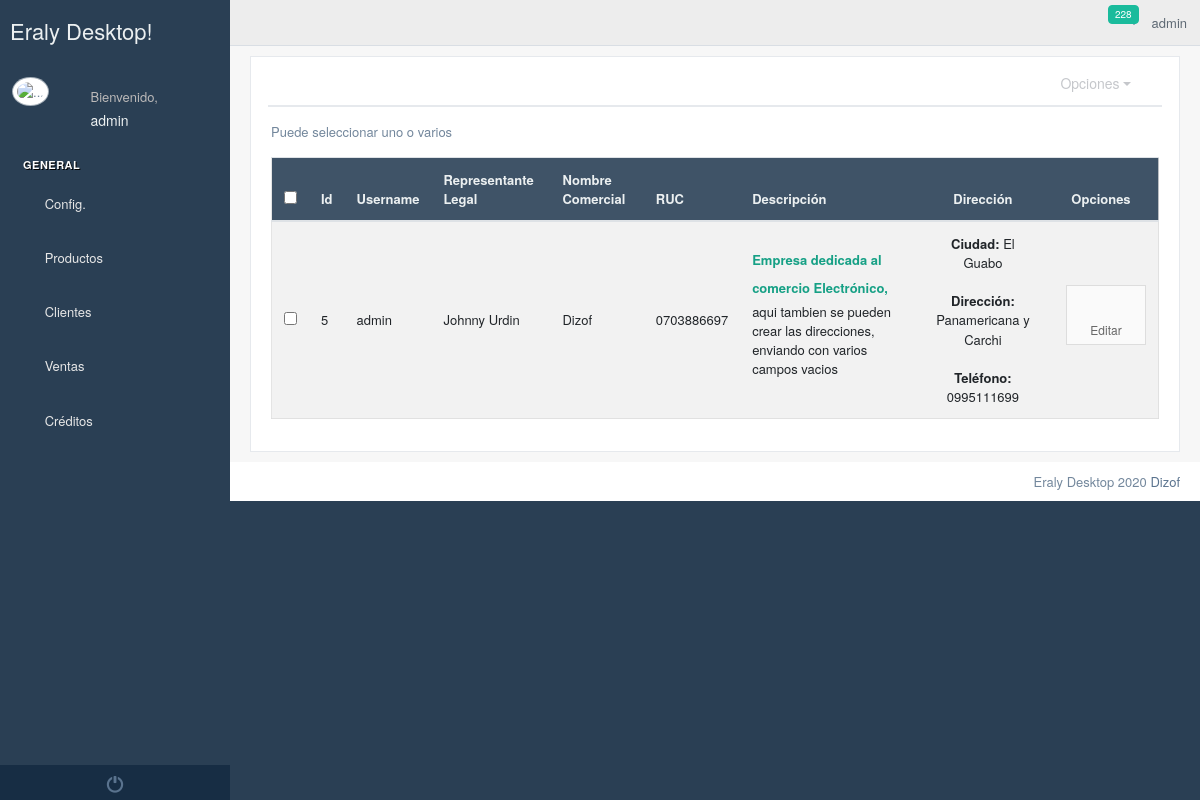
Before: /business/ (signed in) with the older database file.
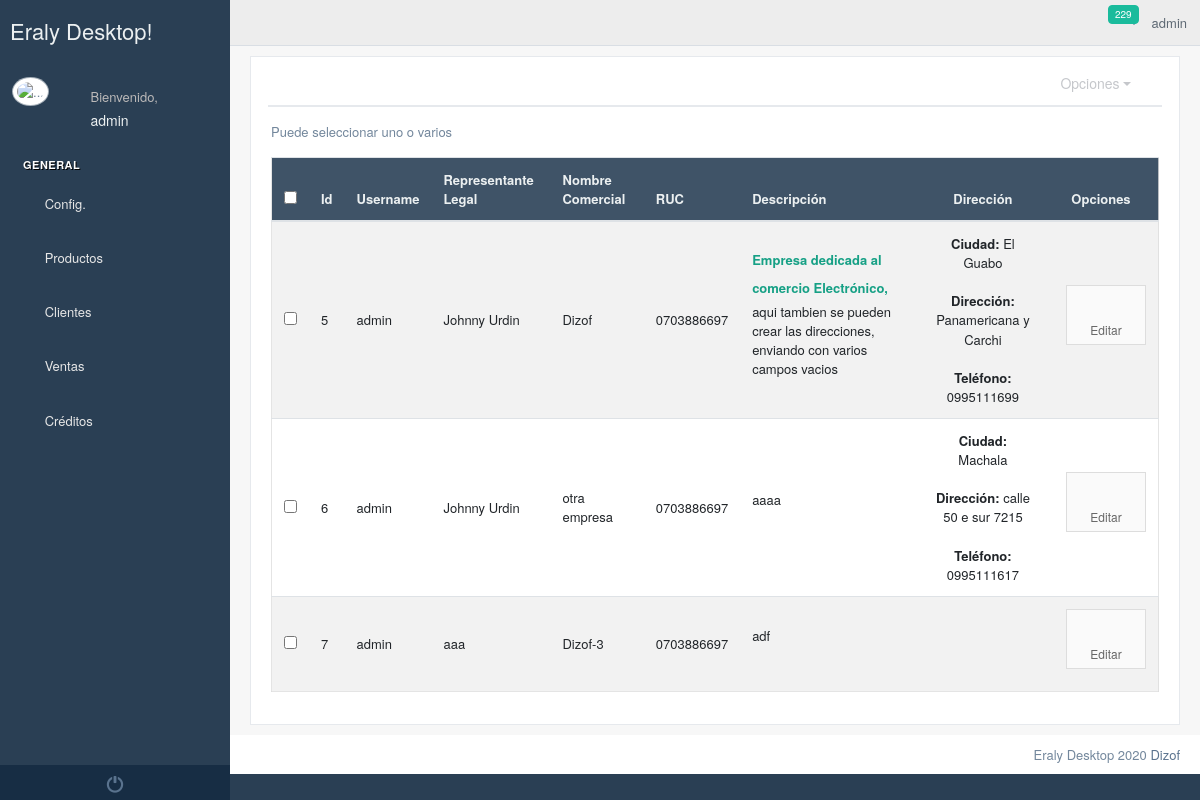
After: the same page with the newer database file.
### Empresa/models.py (models this page shows, shortened)
class UsuarioEmpresa(models.Model):
    establecimiento = models.ForeignKey(Establecimiento, on_delete=models.CASCADE, null=True, blank=True)
    user = models.ForeignKey(User, on_delete=models.CASCADE, null=True, blank=True)
    nombreCompleto=models.CharField(max_length=60)
    cedula=models.CharField(max_length=10,null=True,blank=True)

class Establecimiento(models.Model):
    logo=models.ImageField(upload_to="logos/establecimientos",null=True,blank=True)
    banner=models.ImageField(upload_to="banner/establecimientos",null=True,blank=True)
    pie_pagina=models.ImageField(upload_to="pie/establecimientos",null=True,blank=True)
    cabecera_tienda=models.ImageField(upload_to="logos/tienda",null=True,blank=True)
    color_encabezado_documentos=models.CharField(max_length=40, default="#ffffff")
    usuario=models.ForeignKey(User,on_delete=models.CASCADE)
    ruc=models.CharField(max_length=13)
    nombreComercial=models.CharField(max_length=60)
    representateLegal=models.CharField(max_length=60)
    slug = models.SlugField(max_length=255, unique=True, blank=True)
    descripcion = RichTextUploadingField(null=True, blank=True)
    ubicacion_gps = models.CharField(max_length=300,null=True,blank=True)
    correo_electronico=models.EmailField(max_length=600,null=True,blank=True)
    web=models.CharField(max_length=400,null=True,blank=True)
    facebook=models.CharField(max_length=400,null=True,blank=True)
    instagram=models.CharField(max_length=400, null=True, blank=True)
    youtube = models.CharField(max_length=400,null=True,blank=True)

class Direccion(models.Model):
    establecimiento=models.ForeignKey(Establecimiento,on_delete=models.CASCADE,null=True)
    ciudad=models.ForeignKey(Ciudad,on_delete=models.CASCADE,null=True,blank=True)
    direccion = models.CharField(max_length=60,null=True)
    telefono = models.CharField(max_length=10,blank=True)
    def __str__(self):
        return mark_safe("<strong>Ciudad:</strong> %s <br><br><strong>Dirección:</strong> %s <br><br> <strong>Teléfono:</strong> %s"%(self.ciudad.nombre,self.direccion,self.telefono))

### Home/models.py (models this page shows, shortened)
class Ciudad(models.Model):
    provincia=models.ForeignKey(Provincia,on_delete=models.CASCADE)
    nombre = models.CharField(max_length=60)

### Empresa/views.py (the view, shortened to what this page needs)
# urls.py: path("business/",empresa),
def empresa(request):
    contexto={
        "empresas":UsuarioEmpresa.objects.filter(user=request.user),
        "logs":LogEntry.objects.filter(user=request.user)
    }
    return render(request, "empresa/empresa.html", contexto)

### templates/empresa/empresa.html (shortened to what this page needs)
{% extends 'Home/index2.html' %}
{% block contenido_index %}
    {% load static %}
    <div class="row">
        <div class="col-md-12 ">
            <div class="x_panel">
                <div class="x_title">
                    <ul class="nav navbar-right panel_toolbox">
                        <li class="dropdown">
                            <a href="#" class="dropdown-toggle" data-toggle="dropdown" role="button"
                               aria-expanded="false">Opciones</a>
                        </li>
                        <li><a class="collapse-link"><i class="fa fa-chevron-up"></i></a></li>
                    </ul>
                    <div class="clearfix"></div>
                </div>
                <div class="x_content">
                    <p>Puede seleccionar uno o varios</p>
                    <div class="table-responsive">
                        <table class="table table-striped jambo_table bulk_action" id="empresas">
                            <thead>
                            <tr class="headings">
                                <th>
                                    <input type="checkbox" id="check-all" class="flat">
                                </th>
                                <th class="column-title">Id</th>
                                <th class="column-title">Username</th>
                                <th class="column-title">Representante Legal</th>
                                <th class="column-title">Nombre Comercial</th>
                                <th class="column-title">RUC</th>
                                <th class="column-title">Descripción</th>
                                <th class="column-title text-center">Dirección</th>
                                <th class="column-title text-center">Opciones</th>
                            </tr>
                            </thead>
                            <tbody>
                            {% for empresa in empresas %}
                                <tr class="even pointer">
                                    <td class="a-center" style="vertical-align: middle">
                                        <input type="checkbox" value="{{ empresa.establecimiento.id }}" class="flat table_records"
                                               name="table_records">
                                    </td>
                                    <td class=" " style="vertical-align: middle">{{ empresa.establecimiento.id }}</td>
                                    <td class=" " style="vertical-align: middle" >{{ empresa.user.username }}</td>
                                    <td class=" " style="vertical-align: middle" >{{ empresa.establecimiento.representateLegal }}</td>
                                    <td class=" " style="vertical-align: middle" >{{ empresa.establecimiento.nombreComercial }}</td>
                                    <td class=" " style="vertical-align: middle" >{{ empresa.establecimiento.ruc }}</td>
                                    <td class=" " style="vertical-align: middle" >{{ empresa.establecimiento.descripcion|safe }}</td>
                                    <td class="text-center" style="vertical-align: middle">{% for direccion in empresa.establecimiento.direccion_set.all %}
                                        {{ direccion|safe }}
                                    {% endfor %}
                                    </td>
                                    <td style="text-align: center; vertical-align: middle; font-size: 18px">
                                        <a class="btn btn-app" href="/business/edit/{{ empresa.establecimiento.id }}" data-toggle="tooltip" data-original-title="Modificar" >
                                            <i class="fa fa-edit"></i>Editar</a>
                                    </td>
                                </tr>
                            {% endfor %}
                            </tbody>
                        </table>
                    </div>
                </div>
            </div>
        </div>
    </div>
{% endblock %}

### templates/Home/base_html.html (shortened to what the changed rows need)
<!DOCTYPE html>
{% load static %}
<html lang="en">
<head>
    <link href="{% static '/vendors/datatables.net-bs/css/dataTables.bootstrap.min.css' %}" rel="stylesheet">
    <link href="{% static '/vendors/datatables.net-buttons-bs/css/buttons.bootstrap.min.css' %}" rel="stylesheet">
    <link href="{% static '/vendors/datatables.net-fixedheader-bs/css/fixedHeader.bootstrap.min.css' %}"
          rel="stylesheet">
    <link href="{% static '/vendors/datatables.net-responsive-bs/css/responsive.bootstrap.min.css' %}" rel="stylesheet">
    <link href="{% static '/vendors/datatables.net-scroller-bs/css/scroller.bootstrap.min.css' %}" rel="stylesheet">
    <link href="{% static '/vendors/bootstrap/dist/css/bootstrap.min.css' %}" rel="stylesheet">
    <link href="{% static '/vendors/font-awesome/css/font-awesome.min.css' %}" rel="stylesheet">
    <link href="{% static '/vendors/nprogress/nprogress.css' %}" rel="stylesheet">
    <link href="{% static '/vendors/bootstrap-daterangepicker/daterangepicker.css' %}" rel="stylesheet">
    <link href="{% static '/vendors/iCheck/skins/flat/green.css' %}" rel="stylesheet">
    <link href="{% static '/build/css/custom.min.css' %}" rel="stylesheet">
</head>
<body class="nav-md">
<div class="container body">
    <div class="main_container">
        <div class="col-md-3 left_col">
            <div class="left_col scroll-view">
                <div class="profile clearfix">
                    <div class="profile_info">
                        <h2>{{ request.user }}</h2>
                    </div>
                </div>
                <br/>
            </div>
        </div>
        <div class="top_nav">
            <div class="nav_menu">
                <nav class="nav navbar-nav">
                    <ul class=" navbar-right">
                        <li role="presentation" class="nav-item dropdown open">
                            <a href="javascript:;" class="dropdown-toggle info-number" id="navbarDropdown1"
                               data-toggle="dropdown" aria-expanded="false">
                                <span class="badge bg-green">{{ logs.count }}</span>
                            </a>
                        </li>
                    </ul>
                </nav>
            </div>
        </div>
        <div class="right_col" role="main">
            {% block contenido %}{% endblock %}
        </div>
    </div>
</div>
<link rel="stylesheet" href="{% static 'toastr/toastr.min.css' %}">
</body>
</html>

Changed rows visible on the page:
added UsuarioEmpresa: establecimiento.id "6", user.username "admin", establecimiento.representateLegal "Johnny Urdin", establecimiento.nombreComercial "otra empresa", establecimiento.ruc "0703886697", establecimiento.descripcion "aaaa"
added Direccion: ciudad+direccion+telefono "Ciudad: Machala Dirección: calle 50 e sur 7215 Teléfono: 0995111617", shown under "6"
added UsuarioEmpresa: establecimiento.id "7", user.username "admin", establecimiento.representateLegal "aaa", establecimiento.nombreComercial "Dizof-3", establecimiento.ruc "0703886697", establecimiento.descripcion "adf"
Other visible differences:
{{ logs.count }}: "228" → "229"
